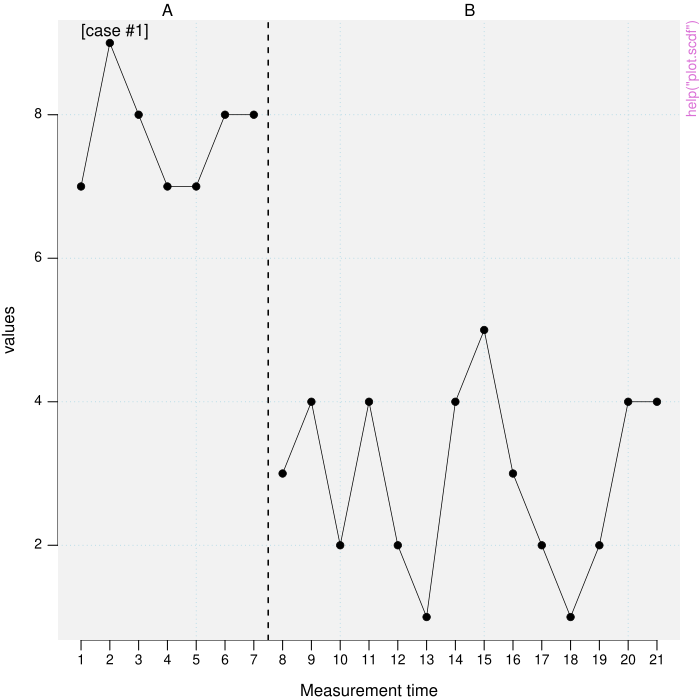

Here is the R script that generated this plot:
pkgname <- "scan"
source(file.path(R.home("share"), "R", "examples-header.R"))
options(warn = 1)
library('scan')

base::assign(".oldSearch", base::search(), pos = 'CheckExEnv')
base::assign(".old_wd", base::getwd(), pos = 'CheckExEnv')
cleanEx()
nameEx("add_dummy_variables")
### * add_dummy_variables

flush(stderr()); flush(stdout())

### Name: add_dummy_variables
### Title: Add Dummy Variables for Piecewise Linear Models
### Aliases: add_dummy_variables

### ** Examples

add_dummy_variables(
 scdf = exampleABC, 
 model = "W", 
 contrast_level = "first", 
 contrast_slope = "first"
)



cleanEx()
nameEx("add_l2")
### * add_l2

flush(stderr()); flush(stdout())

### Name: add_l2
### Title: Add level-2 data
### Aliases: add_l2
### Keywords: transform

### ** Examples

Leidig2018 |> add_l2(Leidig2018_l2)



cleanEx()
nameEx("anova.sc_plm")
### * anova.sc_plm

flush(stderr()); flush(stdout())

### Name: anova.sc_plm
### Title: ANOVA Table for Piecewise Linear Models
### Aliases: anova.sc_plm anova.sc_hplm anova.sc_mplm

### ** Examples

## For glm models with family = "gaussian"
mod1 <- plm(exampleAB$Johanna, level = FALSE, slope = FALSE)
mod2 <- plm(exampleAB$Johanna)
anova(mod1, mod2)
## For glm models with family = "poisson"
mod0 <- plm(example_A24, formula = injuries ~ 1, family = "poisson")
mod1 <- plm(example_A24, trend = FALSE, family = "poisson")
anova(mod0, mod1, mod2)
## For glm with family = "binomial"
mod0 <- plm(
  exampleAB_score$Christiano, 
  formula = values ~ 1, 
  family = "binomial", 
  var_trials = "trials"
)
mod1 <- plm(
  exampleAB_score$Christiano, 
  trend = FALSE, 
  family = "binomial", 
  var_trials = "trials"
)
anova(mod0, mod1)
## For multilevel models:
mod0 <- hplm(Leidig2018, trend = FALSE, slope = FALSE, level = FALSE)
mod1 <- hplm(Leidig2018, trend = FALSE)
mod2 <- hplm(Leidig2018)
anova(mod0, mod1, mod2)
## For mplm
mod0 <- mplm(
  Leidig2018$`1a1`, 
  update = . ~  1, dvar = c("academic_engagement", "disruptive_behavior")
)
mod1 <- mplm(
  Leidig2018$`1a1`, 
  trend = FALSE, 
  dvar = c("academic_engagement", "disruptive_behavior")
)
mod2 <- mplm(
  Leidig2018$`1a1`, 
  dvar = c("academic_engagement", "disruptive_behavior")
)

anova(mod0, mod1, mod2)



cleanEx()
nameEx("as.data.frame.scdf")
### * as.data.frame.scdf

flush(stderr()); flush(stdout())

### Name: as.data.frame.scdf
### Title: Creating a long format data frame from several single-case data
###   frames (scdf).
### Aliases: as.data.frame.scdf
### Keywords: manip

### ** Examples


## Convert the list of three single-case data frames from Grosche (2011)
### into one long data frame
Grosche2011
Grosche2011_long <- as.data.frame(Grosche2011)
Grosche2011_long

## Combine an scdf with data for l2
Leidig2018_long <- as.data.frame(Leidig2018, l2 = Leidig2018_l2)
names(Leidig2018_long)
summary(Leidig2018_long)




cleanEx()
nameEx("autocorr")
### * autocorr

flush(stderr()); flush(stdout())

### Name: print.sc_ac
### Title: Autocorrelation for single-case data
### Aliases: print.sc_ac export.sc_ac autocorr
### Keywords: regression

### ** Examples

## Compute autocorrelations for a list of four single-cases up to lag 2.
autocorr(Huber2014, lag_max = 2)



cleanEx()
nameEx("batch_apply")
### * batch_apply

flush(stderr()); flush(stdout())

### Name: batch_apply
### Title: Apply a function to each element in an scdf.
### Aliases: batch_apply

### ** Examples

batch_apply(exampleAB, coef(plm(.)))




cleanEx()
nameEx("between_smd")
### * between_smd

flush(stderr()); flush(stdout())

### Name: between_smd
### Title: Between-Case Standardized Mean Difference
### Aliases: between_smd print.sc_bcsmd export.sc_bcsmd

### ** Examples

## Create a example scdf:
des <- design(
  n = 150,
  phase_design = list(A1 = 10, B1 = 10, A2 = 10, B2 = 10, C = 10),
  level = list(B1 = 1, A2 = 0, B2 = 1, C = 1),
  rtt = 0.7,
  random_start_value = TRUE
)
study <- random_scdf(des)

## Standard BC-SMD return:
between_smd(study)

## Specify the model and provide an hplm object:
model <- hplm(study, contrast_level = "preceding", slope = FALSE,  trend = FALSE)
between_smd(model)

## excluding the residuals gives a more accurate estimation:
between_smd(model, include_residuals = FALSE)




cleanEx()
nameEx("bplm")
### * bplm

flush(stderr()); flush(stdout())

### Name: bplm
### Title: Bayesian Piecewise Linear Model
### Aliases: bplm print.sc_bplm export.sc_bplm

### ** Examples

# plm regression
bplm(example_A24)

# Multilevel plm regression with random intercept
bplm(exampleAB_50, nitt = 5000)

# Adding a random slope
bplm(exampleAB_50, random_level = TRUE, nitt = 5000)



cleanEx()
nameEx("cdc")
### * cdc

flush(stderr()); flush(stdout())

### Name: print.sc_cdc
### Title: Conservative Dual-Criterion Method
### Aliases: print.sc_cdc export.sc_cdc cdc
### Keywords: overlap

### ** Examples


## Apply the CDC method (standard OLS line)
design <- design(n = 1, slope = 0.2)
dat <- random_scdf(design, seed = 42)
cdc(dat)

## Apply the CDC with Koenig's bi-split and an expected decrease in phase B.
cdc(exampleAB_decreasing, decreasing = TRUE, trend_method = "bisplit")

## Apply the CDC with Tukey's tri-split, comparing the first and fourth phase
cdc(exampleABAB, trend_method = "trisplit", phases = c(1,4))

## Apply the Dual-Criterion (DC) method (i.e., mean and trend without
##shifting).
cdc(
 exampleAB_decreasing,
 decreasing = TRUE,
 trend_method = "bisplit",
 conservative = 0
)





cleanEx()
nameEx("coef.sc_plm")
### * coef.sc_plm

flush(stderr()); flush(stdout())

### Name: coef.sc_plm
### Title: Extract coefficients from plm/hplm objects
### Aliases: coef.sc_plm

### ** Examples

coefficients(plm(exampleAB$Johanna))




cleanEx()
nameEx("convert")
### * convert

flush(stderr()); flush(stdout())

### Name: convert
### Title: Convert
### Aliases: convert
### Keywords: io

### ** Examples

filename <- tempfile()
convert(exampleABC, file = filename)
source(filename)
all.equal(study, exampleABC)
unlink(filename)



cleanEx()
nameEx("corrected_tau")
### * corrected_tau

flush(stderr()); flush(stdout())

### Name: print.sc_bctau
### Title: Baseline corrected tau
### Aliases: print.sc_bctau export.sc_bctau corrected_tau

### ** Examples

dat <- scdf(c(A = 33,25,17,25,14,13,15, B = 15,16,16,5,7,9,6,5,3,3,8,11,7))
corrected_tau(dat)



cleanEx()
nameEx("describe")
### * describe

flush(stderr()); flush(stdout())

### Name: describe
### Title: Descriptive statistics for single-case data
### Aliases: describe

### ** Examples


## Descriptive statistics for a study of three single-cases
describe(Grosche2011)

## Descriptives of a three phase design
describe(exampleABC)

## Write descriptive statistics to .csv-file
study <- describe(Waddell2011)
write.csv(study$descriptives, file = tempfile())



cleanEx()
nameEx("design")
### * design

flush(stderr()); flush(stdout())

### Name: design
### Title: Generate a single-case design matrix
### Aliases: design
### Keywords: datagen

### ** Examples

 ## Create random single-case data and inspect it
 design <- design(
   n = 3, rtt = 0.75, slope = 0.1, extreme_prop = 0.1,
   missing_prop = 0.1
 )
 dat <- random_scdf(design, round = 1, random.names = TRUE, seed = 123)
 describe(dat)

 ## And now have a look at poisson-distributed data
 design <- design(
   n = 3, B_start = c(6, 10, 14), mt = c(12, 20, 22), start_value = 10,
   distribution = "poisson", level = -5, missing_prop = 0.1
 )
 dat <- random_scdf(design, seed = 1234)
 pand(dat, decreasing = TRUE)



cleanEx()
nameEx("estimate_design")
### * estimate_design

flush(stderr()); flush(stdout())

### Name: estimate_design
### Title: Estimate single-case design
### Aliases: estimate_design

### ** Examples

# create a random scdf with predefined parameters
set.seed(1234)
design <- design(
  n = 10, trend = -0.02,
  level = list(0, 1), rtt = 0.8,
  s = 1
)
scdf<- random_scdf(design)

# Estimate the parameters based on the scdf and create a new random scdf
# based on these estimations
design_est <- estimate_design(scdf, rtt = 0.8)
scdf_est <- random_scdf(design_est)

# Analyze both datasets with an hplm model. See how similar the estimations
# are:
hplm(scdf, slope = FALSE)
hplm(scdf_est, slope = FALSE)

# Also similar results for pand and randomization tests:
pand(scdf)
pand(scdf_est)
rand_test(scdf)
rand_test(scdf_est)



cleanEx()
nameEx("fill_missing")
### * fill_missing

flush(stderr()); flush(stdout())

### Name: fill_missing
### Title: Replacing missing measurement times in single-case data
### Aliases: fill_missing
### Keywords: manip

### ** Examples


## In his study, Grosche (2011) could not realize measurements each
## single week for all participants. During the course of 100 weeks,
## about 20 measurements per person at different times were administered.

## Fill missing values in a single-case dataset with discontinuous
## measurement times
Grosche2011filled <- fill_missing(Grosche2011)
study <- c(Grosche2011[2], Grosche2011filled[2])
names(study) <- c("Original", "Filled")
study

## Fill missing values in a single-case dataset that are NA
Maggie <- random_scdf(design(level = list(0,1)), seed = 123)
Maggie_n <- Maggie
replace.positions <- c(10,16,18)
Maggie_n[[1]][replace.positions,"values"] <- NA
Maggie_f <- fill_missing(Maggie_n)
study <- c(Maggie, Maggie_n, Maggie_f)
names(study) <- c("original", "missing", "interpolated")
study




cleanEx()
nameEx("hplm")
### * hplm

flush(stderr()); flush(stdout())

### Name: hplm
### Title: Hierarchical piecewise linear model / piecewise regression
### Aliases: hplm print.sc_hplm export.sc_hplm coef.sc_hplm

### ** Examples


## Compute hplm model on a MBD over fifty cases (restricted log-likelihood)
hplm(exampleAB_50, method = "REML", random.slopes = FALSE)

## Analyzing with additional L2 variables
Leidig2018 |>
  add_l2(Leidig2018_l2) |>
  hplm(update.fixed = .~. + gender + migration + ITRF_TOTAL*phaseB,
       slope = FALSE, random.slopes = FALSE, lr.test = FALSE
  )




cleanEx()
nameEx("mplm")
### * mplm

flush(stderr()); flush(stdout())

### Name: mplm
### Title: Multivariate Piecewise linear model / piecewise regression
### Aliases: mplm print.sc_mplm export.sc_mplm

### ** Examples

res <- mplm(Leidig2018$`1a1`,
  dvar = c("academic_engagement", "disruptive_behavior")
)
print(res)
## also report standardized coefficients:
print(res, std = TRUE)



cleanEx()
nameEx("nap")
### * nap

flush(stderr()); flush(stdout())

### Name: nap
### Title: Nonoverlap of all Pairs
### Aliases: nap

### ** Examples


## Calculate NAP for a study with  lower expected phase B scores
## (e.g. aggressive behavior)
gretchen <- scdf(c(A = 12, 14, 9, 10, B = 10, 6, 4, 5, 3, 4))
nap(gretchen, decreasing = TRUE)

## Request NAP for all cases from the Grosche2011 scdf
nap(Grosche2011)




cleanEx()
nameEx("outlier")
### * outlier

flush(stderr()); flush(stdout())

### Name: print.sc_outlier
### Title: Handling outliers in single-case data
### Aliases: print.sc_outlier export.sc_outlier outlier
### Keywords: manip

### ** Examples


## Identify outliers using 1.5 standard deviations as criterion
susanne <- random_scdf(level = 1.0)
res_outlier <- outlier(susanne, method = "SD", criteria = 1.5)
res_outlier

## Identify outliers in the original data from Grosche (2011)
## using Cook's Distance greater than 4/n as criterion
res_outlier <- outlier(Grosche2011, method = "Cook", criteria = "4/n")
res_outlier




cleanEx()
nameEx("overlap")
### * overlap

flush(stderr()); flush(stdout())

### Name: overlap
### Title: Overlap indices for single-case data
### Aliases: overlap

### ** Examples


## Display overlap indices for one single-case
overlap(Huitema2000, decreasing = TRUE)

## Display overlap indices for six single-cases
overlap(GruenkeWilbert2014)

## Combining phases for analyszing designs with more than two phases
overlap(exampleA1B1A2B2, phases = list(c("A1","A2"), c("B1","B2")))




cleanEx()
nameEx("pand")
### * pand

flush(stderr()); flush(stdout())

### Name: pand
### Title: Percentage of all non-overlapping data
### Aliases: pand print.sc_pand export.sc_pand

### ** Examples

## REplication of the Parker et al. 2007 example
pand(Parker2007)

## Calculate the PAND with an expected decrease of phase B scores
cubs <- scdf(c(20,22,24,17,21,13,10,9,20,9,18), B_start = 5)
pand(cubs, decreasing = TRUE)




cleanEx()
nameEx("pem")
### * pem

flush(stderr()); flush(stdout())

### Name: pem
### Title: Percent exceeding the median
### Aliases: pem

### ** Examples


## Calculate the PEM including the Binomial and Chi-square tests for a single-case
dat <- random_scdf(5, level = 0.5)
pem(dat, chi.test = TRUE)




cleanEx()
nameEx("pet")
### * pet

flush(stderr()); flush(stdout())

### Name: pet
### Title: Percent exceeding the trend
### Aliases: pet

### ** Examples


## Calculate the PET and use a 99%-CI for the additional calculation
# create random example data
design <- design(n = 5, slope = 0.2)
dat <- random_scdf(design, seed = 23)
pet(dat, ci = .99)




cleanEx()
nameEx("plm")
### * plm

flush(stderr()); flush(stdout())

### Name: plm
### Title: Piecewise linear model / piecewise regression
### Aliases: plm print.sc_plm export.sc_plm

### ** Examples


## Compute a piecewise regression model for a random single-case
set.seed(123)
AB <- design(
  phase_design = list(A = 10, B = 20),
  level = list(A = 0, B = 1), slope = list(A = 0, B = 0.05),
  trend = 0.05
)
dat <- random_scdf(design = AB)
plm(dat, AR = 3)

## Another example with a more complex design
A1B1A2B2 <- design(
  phase_design = list(A1 = 15, B1 = 20, A2 = 15, B2 = 20),
  level = list(A1 = 0, B1 = 1, A2 = -1, B2 = 1),
  slope = list(A1 = 0, B1 = 0.0, A2 = 0, B2 = 0.0),
  trend = 0.0)
dat <- random_scdf(design = A1B1A2B2, seed = 123)
plm(dat, contrast = "preceding")

## no slope effects were found. Therefore, you might want to the drop slope
## estimation:
plm(dat, slope = FALSE, contrast = "preceding")

## and now drop the trend estimation as well
plm(dat, slope = FALSE, trend = FALSE, contrast = "preceding")

## A poisson regression
example_A24 |>
  plm(family = "poisson")

## A binomial regression (frequencies as dependent variable)
plm(exampleAB_score$Christiano, family = "binomial", var_trials = "trials")

## A binomial regression (percentage as dependent variable)
exampleAB_score$Christiano |>
  transform(percentage = values/trials) |>
  set_dvar("percentage") |>
  plm(family = "binomial", var_trials = "trials", dvar_percentage = TRUE)
## Print
plm(exampleAB$Johanna) |> 
  print(ci = 0.9, r_squared = c("delta", "partial"))
## Export
plm(exampleAB$Johanna) |> export()




cleanEx()
nameEx("plot.scdf")
### * plot.scdf

flush(stderr()); flush(stdout())

### Name: plot.scdf
### Title: (Deprecated) Plot single-case data
### Aliases: plot.scdf plotSC

### ** Examples


## Request the default plot of the data from Borckhardt (2014)
plot(Borckardt2014)

## Plot the three cases from Grosche (2011) and visualize the phase A trend
plot(Grosche2011, style = "grid", lines = "trendA")

## Request the local regression line for Georg from that data set and customize the plot
plot(Grosche2011$Georg, style = "sienna", ylim = c(0,NA),
       xlab = "Training session", ylab = "Words per minute",
       phase.names = c("Baseline", "Intervention"), xinc = 5,
       lines = list(type = "loreg", f = 0.2, lty = "solid", col = "black", lwd = 3))

## Plot a random MBD over three cases and mark interesting MTs
dat <- random_scdf(design = design(3))
plot(dat, marks = list(positions = list(c(2,4,5),c(1,2,3),c(7,8,9)), col = "blue",
       cex = 1.4), style = c("grid", "annotate", "tiny"))




cleanEx()
nameEx("pnd")
### * pnd

flush(stderr()); flush(stdout())

### Name: pnd
### Title: Percentage of non-overlapping data
### Aliases: pnd

### ** Examples


## Calculate the PND for multiple single-case data
pnd(GruenkeWilbert2014)




cleanEx()
nameEx("power_test")
### * power_test

flush(stderr()); flush(stdout())

### Name: power_test
### Title: Empirical power analysis for single-case data
### Aliases: power_test

### ** Examples


## Assume you want to conduct a single-case study with 15 measurements
## (phases: A = 6 and B = 9) using a highly reliable test and
## an expected level effect of d = 1.4.
## A (strong) trend effect is trend = 0.05. What is the power?
## (Note: n_sims is set to 10. Set n_sims to 1000 for a serious calculation.)
design <- design(
  n = 1, phase_design = list(A = 6, B = 9),
  rtt = 0.8, level = 1.4, trend = 0.05
)
power_test(design, n_sim = 10)

## Would you achieve higher power by setting up a MBD with three cases?
design <- design(
  n = 3, phase_design = list(A = 6, B = 9),
  rtt = 0.8, level = 1.4, trend = 0.05
)
power_test(design, n_sim=10, method=list("hplm_level", "rand", "tauU_meta"))



cleanEx()
nameEx("rand_test")
### * rand_test

flush(stderr()); flush(stdout())

### Name: print.sc_rand
### Title: Randomization Tests for single-case data
### Aliases: print.sc_rand export.sc_rand rand_test

### ** Examples


## Compute a randomization test on the first case of the byHeart2011 data and include a graph
rand_test(byHeart2011[1], statistic = "Median B-A", graph = TRUE, seed = 123)

## Compute a randomization test on the Grosche2011 data using complete permutation
rand_test(Grosche2011, statistic = "Median B-A", complete = TRUE, limit = 4, seed = 123)




cleanEx()
nameEx("random_scdf")
### * random_scdf

flush(stderr()); flush(stdout())

### Name: random_scdf
### Title: Single-case data generator
### Aliases: random_scdf
### Keywords: datagen

### ** Examples


## Create random single-case data and inspect it
design <- design(
  n = 3, rtt = 0.75, slope = 0.1, extreme_prop = 0.1,
  missing_prop = 0.1
)
dat <- random_scdf(design, round = 1, random_names = TRUE, seed = 123)
describe(dat)

## And now have a look at poisson-distributed data
design <- design(
  n = 3, B_start = c(6, 10, 14), mt = c(12, 20, 22), start_value = 10,
  distribution = "poisson", level = -5, missing_prop = 0.1
)
dat <- random_scdf(design, seed = 1234)
pand(dat, decreasing = TRUE)



cleanEx()
nameEx("ranks")
### * ranks

flush(stderr()); flush(stdout())

### Name: ranks
### Title: (Deprecated) Rank-transformation of single-case data files
### Aliases: ranks
### Keywords: internal

### ** Examples

# The ranks function is deprecated. Please use transform:
res1 <- ranks(Huber2014, var = "compliance")
res2 <- transform(Huber2014, across_cases(compliance = rank(compliance, na.last="keep")))
identical(res1, res2)

res1 <- ranks(Huber2014, var = "compliance", grand = FALSE)
res2 <- transform(Huber2014, compliance = rank(compliance, na.last="keep"))
identical(res1, res2)



cleanEx()
nameEx("rci")
### * rci

flush(stderr()); flush(stdout())

### Name: rci
### Title: Reliable change index
### Aliases: rci

### ** Examples


## Report the RCIs of the first case from the byHeart data and include a graph
rci(byHeart2011[1], graph = TRUE, rel = 0.8)




cleanEx()
nameEx("read_scdf")
### * read_scdf

flush(stderr()); flush(stdout())

### Name: read_scdf
### Title: Load single-case data from files
### Aliases: read_scdf
### Keywords: io

### ** Examples


## Read SC-data from a file named "study1.csv" in your working directory
# study1 <- read_scdf("study1.csv")

## Read SC-data from a .csv-file with semicolon as field and comma as decimal separator
# study2 <- read_scdf("study2.csv", sep = ";", dec = ",")

## write_scdf and read_scdf
filename <- file.path(tempdir(), "test.csv")
write_scdf(exampleA1B1A2B2_zvt, filename)
dat <- read_scdf(filename, cvar = "case", pvar = "part", dvar = "zvt", mvar = "day")
res1 <- describe(exampleA1B1A2B2_zvt)$descriptives
res2 <- describe(dat)$descriptives
all.equal(res1,res2)




cleanEx()
nameEx("rescale")
### * rescale

flush(stderr()); flush(stdout())

### Name: rescale
### Title: Rescales values of an scdf file
### Aliases: rescale
### Keywords: internal

### ** Examples


## Standardize a multiple case scdf and compute an hplm
exampleAB_50 |>
  rescale(values, mt) |>
  hplm()



cleanEx()
nameEx("sample_names")
### * sample_names

flush(stderr()); flush(stdout())

### Name: sample_names
### Title: Samples random names
### Aliases: sample_names

### ** Examples

sample_names(3)



cleanEx()
nameEx("scdf")
### * scdf

flush(stderr()); flush(stdout())

### Name: scdf
### Title: Single case data frame
### Aliases: scdf scdf-class as.scdf

### ** Examples

## Scores on a letter naming task were collected on eleven days in a row.
## The intervention started after the fifth measurement,
## so the first B phase measurement was 6 (B_start = 6).
klaas <- scdf(
  c(5, 7, 8, 5, 7, 12, 16, 18, 15, 14, 19),
  B_start = 6, name = "Klaas"
)
describe(klaas)

# Alternative: using named vector
klaas <- scdf(
  c(A = 5, 7, 8, 5, 7, B = 12, 16, 18, 15, 14, 19),
  name = "Klaas"
)

# Alternative: using phase_design
klaas <- scdf(
  c(5, 7, 8, 5, 7, 12, 16, 18, 15, 14, 19),
  phase_design = c(A = 5, B = 6), name = "Klaas"
)

# Alternative: using phase_starts
klaas <- scdf(
  c(5, 7, 8, 5, 7, 12, 16, 18, 15, 14, 19),
  phase_starts = c(A = 1, B = 7), name = "Klaas"
)

## Unfortunately in a similar study there were no data collected on
## days 3 and 9. Use NA to pass them to the function:
emmi <- scdf(c(5, 7, NA, 5, 7, 12, 16, 18, NA, 14, 19),
  phase_design = c(A = 5, B = 6), name = "Emmi"
)
describe(emmi)

## In a MBD over three cases, data were collected eleven days in a row.
## Intervention starting points differ between subjects as they were
## randomly assigned. The three SCDFs are then combined in a list for
## further conjoined analyses.
charlotte <- scdf(c(A = 5, 7, 10, 5, 12, B = 7, 10, 18, 15, 14, 19))
theresa <- scdf(c(A = 3, 4, 3, 5, B = 7, 4, 7, 9, 8, 10, 12))
tonia <- scdf(c(A = 9, 8, 8, 7, 5, 7, B = 6, 14, 15, 12, 16))
mbd <- c(charlotte, theresa, tonia)
names(mbd) <- c("Charlotte", "Theresa", "Tonia")
overlap(mbd)

## In a classroom-based intervention it was not possible to measure outcomes
## every day, but only on schooldays. The sequence of measurements is passed
## to the package by using a vector of measurement times.
frida <- scdf(
  c(A = 3, 2, 4, 2, 2, 3, 5, 6, B = 8, 10, 8, 12, 14, 13, 12),
  mt = c(1, 2, 3, 4, 5, 8, 9, 10, 11, 12, 14, 15, 16, 17, 18)
)
summary(frida)
describe(frida)

## example with two independent variables and four phases
jim <- scdf(
  zvt = c(47, 58, 76, 63, 71, 59, 64, 69, 72, 77, 76, 73),
  d2 = c(131, 134, 141, 141, 140, 140, 138, 140, 141, 140, 138, 140),
  phase_design = c(A1 = 3, B1 = 3, A2 = 3, B2 = 3), dvar = "zvt"
)
overlap(jim, phases = list(c("A1", "A2"), c("B1", "B2")))




cleanEx()
nameEx("select_cases")
### * select_cases

flush(stderr()); flush(stdout())

### Name: select_cases
### Title: Select a subset of cases
### Aliases: select_cases

### ** Examples

select_cases(exampleAB, Johanna, Karolina)
select_cases(exampleAB, c(Johanna, Karolina))
select_cases(exampleAB, 1,2)
select_cases(exampleAB, 1:2)
select_cases(exampleAB, -Johanna)
select_cases(exampleAB, -c(Johanna, Karolina))
v <- c("Moritz", "Jannis")
select_cases(exampleA1B1A2B2, v)



cleanEx()
nameEx("select_phases")
### * select_phases

flush(stderr()); flush(stdout())

### Name: select_phases
### Title: Select and combine phases for overlap analyses
### Aliases: select_phases

### ** Examples

exampleA1B1A2B2_zvt |>
  select_phases(A = c(1, 3), B = c(2, 4)) |>
  overlap()



cleanEx()
nameEx("set_vars")
### * set_vars

flush(stderr()); flush(stdout())

### Name: set_vars
### Title: Set analysis variables in an scdf
### Aliases: set_vars set_dvar set_mvar set_pvar

### ** Examples

exampleAB_add |>
  set_dvar("depression") |>
  describe()



cleanEx()
nameEx("shift")
### * shift

flush(stderr()); flush(stdout())

### Name: shift
### Title: Shift values in a single-case data file
### Aliases: shift
### Keywords: internal

### ** Examples

### Shift the measurement time for a better estimation of the intercept
ex <- shift(example_A24, value = -1996)
plm(ex)

# Please use transform instead:
example_A24 |>
  transform(year = year - 1996) |>
  plm()



cleanEx()
nameEx("smd")
### * smd

flush(stderr()); flush(stdout())

### Name: smd
### Title: Standardized mean differences
### Aliases: smd

### ** Examples

smd(exampleAB)



cleanEx()
nameEx("smooth_cases")
### * smooth_cases

flush(stderr()); flush(stdout())

### Name: smooth_cases
### Title: Smoothing single-case data
### Aliases: smooth_cases
### Keywords: internal

### ** Examples


## Use the three different smoothing functions and compare the results
study <- c(
  "Original" = Huber2014$Berta,
  "Moving median" = smooth_cases(Huber2014$Berta, method = "median"),
  "Moving mean" = smooth_cases(Huber2014$Berta, method = "mean"),
  "Local regression" = smooth_cases(Huber2014$Berta, method = "regression")
)
plot(study)

Huber2014$Berta |>
transform(
  "compliance (moving median)" = moving_median(compliance),
  "compliance (moving mean)" = moving_mean(compliance),
  "compliance (local regression)" = local_regression(compliance, mt)
)




cleanEx()
nameEx("standardize")
### * standardize

flush(stderr()); flush(stdout())

### Name: standardize
### Title: Standardize values of an scdf file
### Aliases: standardize
### Keywords: internal

### ** Examples


## Standardize a multiple case scdf and compute an hplm
exampleAB_50 |>
  standardize("values", center = TRUE, scale = TRUE) |>
  hplm()

## The more versatile transform function supersedes standardize:
exampleAB_50 |>
  transform(values = (values - mean(all(values))) / sd(all(values))) |>
  hplm()



cleanEx()
nameEx("style_plot")
### * style_plot

flush(stderr()); flush(stdout())

### Name: style_plot
### Title: (Deprecated) Create styles for single-case data plots
### Aliases: style_plot

### ** Examples

newstyle <- style_plot(style = "default")
newstyle$text.ABlag <- c("START", "END")
newstyle$col.dots <- ""
newstyle$annotations <- list(cex = 0.6, col = "grey10", offset = 0.4)
newstyle$names <- list(cex = 0.8, col = "blue", side = 1, adj = 1, line = -1, at = 31)
newstyle$fill.bg <- c("grey99", "grey95", "grey90")
plot(exampleABC, style = newstyle, main = "Example Plot")




cleanEx()
nameEx("subset.scdf")
### * subset.scdf

flush(stderr()); flush(stdout())

### Name: subset.scdf
### Title: Subset cases, rows, and variables
### Aliases: subset.scdf

### ** Examples

exampleAB |>
  subset((values < 60 & phase == "A") | (values >= 60 & phase == "B"))
subset(exampleAB_add, select = c(-cigarrets, -depression))
subset(exampleAB, cases = c(Karolina, Johanna))
subset(exampleA1B1A2B2, phase %in% c("A1", "B2"), cases = Pawel:Moritz)



cleanEx()
nameEx("tau_u")
### * tau_u

flush(stderr()); flush(stdout())

### Name: tau_u
### Title: Tau-U for single-case data
### Aliases: tau_u print.sc_tauu export.sc_tauu

### ** Examples


tau_u(Grosche2011$Eva)

## Replicate  tau-U calculation from Parker et al. (2011)
bob <- scdf(c(A = 2, 3, 5, 3, B = 4, 5, 5, 7, 6), name = "Bob")
res <- tau_u(bob, method = "parker")
print(res, complete = TRUE)

## Request tau-U for all single-cases from the Grosche2011 data set
tau_u(Grosche2011)



cleanEx()
nameEx("transform.scdf")
### * transform.scdf

flush(stderr()); flush(stdout())

### Name: moving_median
### Title: Transform every single case of a single case data frame
### Aliases: moving_median moving_mean local_regression set_na_at center_at
###   first_of across_cases all_cases rowwise transform.scdf

### ** Examples

## Creates a single-case with frequency distributions. The proportion and
## percentage of the frequencies are calculated with transform:
design <- design(
 n = 3,
 level = 5,
 distribution = "binomial",
 n_trials = 20,
 start_value = 0.5
)
study <- random_scdf(design)
transform(study, proportion = values/trials, percentage = proportion * 100)

## Z standardize the dependent variable and add two new variables:
exampleAB |>
  transform(
    values = scale(values),
    mean_values = mean(values),
    sd_values = sd(values)
  )

## Use `all` to calculate global variables.
exampleAB |>
  transform(
    values_center_case = values - mean(values[phase == "A"]),
    values_center_global = values - mean(all(values[phase == "A"])),
    value_dif = values_center_case - values_center_global
  )

## Use `across_cases` to calculate or replace a variable with values from
## all cases. E.g., standardize the dependent variable:
exampleABC |>
  transform(
    across_cases(values = scale(values))
  )

## Rank transform the values based on all cases vs. within each case:
exampleABC |>
  transform(
    across_cases(values_across = rank(values, na.last="keep")),
    value_within = rank(values, na.last="keep")
  )

## Three helper functions to smooth the data
Huber2014$Berta |>
transform(
  "compliance (moving median)" = moving_median(compliance),
  "compliance (moving mean)" = moving_mean(compliance),
  "compliance (local regression)" = local_regression(compliance, mt)
)

## Function first_of() helps to set NAs for specific phases.
## E.g., you want to replace the first two values of phase A and the first
## value of phase B and its preceding value.

byHeart2011 |>
  transform(
    values = set_na_at(values, phase == "A", 0:1),
    values = set_na_at(values, phase == "B", -1:0)
  )



cleanEx()
nameEx("trend")
### * trend

flush(stderr()); flush(stdout())

### Name: trend
### Title: Trend analysis for single-cases data
### Aliases: trend

### ** Examples


## Compute the linear and squared regression for a random single-case
design <- design(slope = 0.5)
matthea <- random_scdf(design)
trend(matthea)

## Besides the linear and squared regression models compute two custom models:
## a) a cubic model, and 
## b) the values predicted by the natural logarithm of the
## measurement time.
design <- design(slope = 0.3)
ben <- random_scdf(design)
trend(
  ben, 
  model = list("Cubic" = values ~ mt^3, "Log Time" = values ~ log(mt)), 
  first_mt = 1 # must be set to 1 because log(0) would be -Inf
)




cleanEx()
nameEx("truncate_phase")
### * truncate_phase

flush(stderr()); flush(stdout())

### Name: truncate_phase
### Title: Truncate single-case data
### Aliases: truncate_phase
### Keywords: internal

### ** Examples


## Truncate the first two data points of both phases and compare the two 
## data sets
study <- c(
  "Original" = byHeart2011[1],
  "Selected" = truncate_phase(
    byHeart2011[1], truncate = list(A = c(2, 0), B = c(2, 0))
  )
)
plot(study)



cleanEx()
nameEx("write_scdf")
### * write_scdf

flush(stderr()); flush(stdout())

### Name: write_scdf
### Title: Data output
### Aliases: write_scdf
### Keywords: io

### ** Examples

## write single-case data to a .csv-file
filename <- tempfile(fileext = ".csv")
jessica <- random_scdf(design(level = .5))
write_scdf(jessica, tempfile())

## write multiple cases to a .csv-file with semicolon as field and comma as
## decimal separator
write_scdf(Grosche2011, filename, sep = ";", dec = ",")

## read_scdf and write_scdf
write_scdf(exampleA1B1A2B2_zvt, filename)
dat <- read_scdf(filename, cvar = "case", pvar = "part",
                 dvar = "zvt", mvar = "day")
res1 <- describe(exampleA1B1A2B2_zvt)$descriptives
res2 <- describe(dat)$descriptives
all.equal(res1,res2)



### * <FOOTER>
###
cleanEx()
options(digits = 7L)
base::cat("Time elapsed: ", proc.time() - base::get("ptime", pos = 'CheckExEnv'),"\n")
grDevices::dev.off()
###
### Local variables: ***
### mode: outline-minor ***
### outline-regexp: "\\(> \\)?### [*]+" ***
### End: ***
quit('no')
